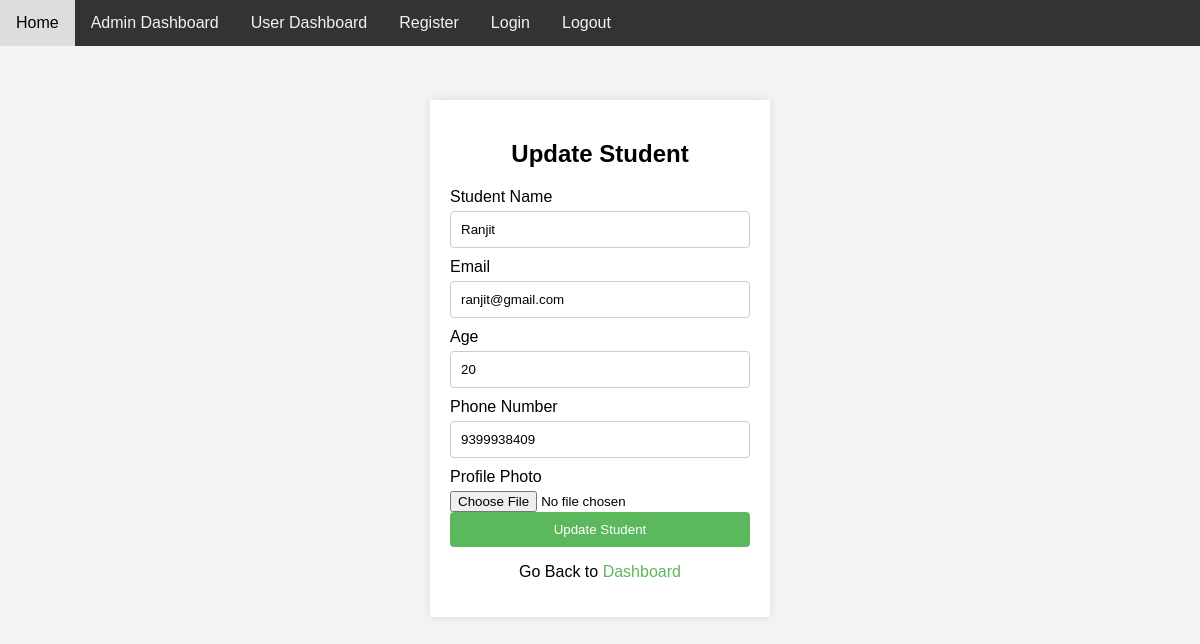
The page /student-edit/10/ (signed in) on the database its author committed.
### APP/models.py (models this page shows, shortened)
class Student(models.Model):
    name = models.CharField(max_length=100, null=True, blank=True)
    age = models.PositiveIntegerField(null=True, blank=True)
    email = models.EmailField(max_length=100, null=True, blank=True)
    phone = models.CharField(max_length=15, null=True, blank=True)
    photo = models.ImageField(upload_to='profile', blank=True, null=True)

### APP/views.py (the view, shortened to what this page needs)
# urls.py: path('student-edit/<int:id>/', views.student_edit,),
@login_required(login_url="/")
def student_edit(request, id):
    student = Student.objects.get(id=id)
    return render(request, 'student_edit.html', {'student': student})

### APP/templates/student_edit.html (shortened to what this page needs)
{% extends "base.html" %}
{% load static %}
{% block content %}
<div class="container">
    <h2>Update Student</h2>
    <form method="post" enctype="multipart/form-data">
        <label for="name">Student Name</label>
        <input type="text" id="name" name="name" value="{{student.name}}">
        <label for="email">Email</label>
        <input type="email" id="email" name="email" value="{{student.email}}">
        <label for="age">Age</label>
        <input type="text" id="age" name="age" value="{{student.age}}">
        <label for="phone">Phone Number</label>
        <input type="text" id="phone" name="phone" value="{{student.phone}}">
        <label for="photo">Profile Photo</label>
        <input type="file" id="photo" name="photo" value="{{student.photo}}">
        <button type="submit">Update Student</button>
        <p>Go Back to <a href="/">Dashboard</a></p>
    </form>
</div>
{% endblock content %}

### static/css/style.css (style rules this page uses)
body { font-family: Arial, sans-serif; background-color: #f4f4f4; margin: 0; padding: 0; overflow: hidden; }
.container { width: 300px; margin: 100px auto; padding: 20px; background-color: #fff; box-shadow: 0 0 10px rgba(0, 0, 0, 0.1); }
h2 { text-align: center; }
form { display: flex; flex-direction: column; }
label { margin-bottom: 5px; }
input[type="text"], input[type="email"], input[type="password"] { padding: 10px; margin-bottom: 10px; border: 1px solid #ccc; border-radius: 4px; }
button { padding: 10px; background-color: #5cb85c; color: white; border: none; border-radius: 4px; cursor: pointer; }
p { text-align: center; }
a { color: #5cb85c; text-decoration: none; }

### rows shown on the page
Student: name "Ranjit", email "ranjit@gmail.com", age "20", phone "9399938409"
